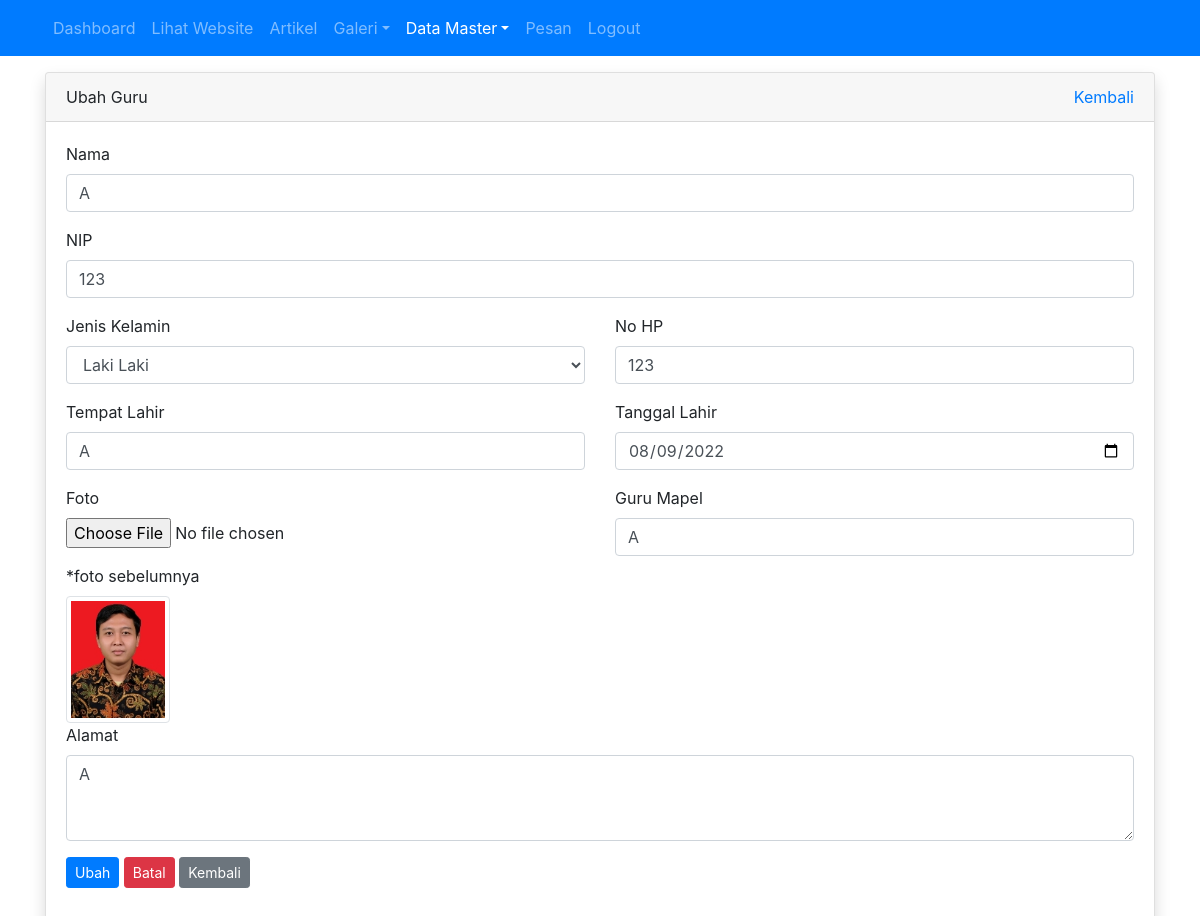
The page /admin/guru/ubah.php?id=24 (signed in) on the database its author committed.
### tables this page shows
CREATE TABLE `tbl_guru` (
  `id` int(11) NOT NULL,
  `nama` varchar(100) DEFAULT NULL,
  `nip` int(10) DEFAULT NULL,
  `jenis_kelamin` enum('L','P') DEFAULT NULL,
  `no_hp` varchar(12) DEFAULT NULL,
  `tempat_lahir` varchar(50) DEFAULT NULL,
  `tanggal_lahir` date DEFAULT NULL,
  `mata_pelajaran` varchar(50) DEFAULT NULL,
  `alamat` varchar(100) DEFAULT NULL,
  `foto` varchar(100) DEFAULT NULL
);

### admin/guru/ubah.php (the view, shortened to what this page needs)
<?php
require_once '../../koneksi.php';
$id = $_GET['id'];
$query = mysqli_query($koneksi, "SELECT * FROM tbl_guru WHERE id = $id");
$guru = mysqli_fetch_assoc($query);
?>
<!DOCTYPE html>
<html>
<head>
	<link rel="stylesheet" href="../../resources/css/bootstrap.min.css">
</head>
<body>
	<?php require_once '../navbar.php'; ?>
	<div class="container mt-3">
		<div class="row">
			<div class="col">
				<div class="card shadow">
					<div class="card-header">
						<div class="clearfix">
							<div class="float-left">
								Ubah Guru
							</div>
							<div class="float-right">
								<a href="index.php">Kembali</a>
							</div>
						</div>
					</div>
					<div class="card-body">
						<form method="POST" action="proses_ubah.php?id=<?= $guru['id'] ?>" enctype="multipart/form-data">
							<div class="form-group">
								<label for="nama">Nama</label>
								<input type="text" value="<?= $guru['nama'] ?>" class="form-control" id="nama" placeholder="nama" autocomplete="off" required="required" name="nama">
							</div>
							<div class="form-group">
								<label for="nip">NIP</label>
								<input type="number" value="<?= $guru['nip'] ?>" class="form-control" id="nip" placeholder="nip" autocomplete="off" required="required" name="nip">
							</div>
							<div class="row">
								<div class="col">
									<div class="form-group">
										<label for="jenis_kelamin">Jenis Kelamin</label>
										<select name="jenis_kelamin" id="jenis_kelamin" class="form-control">
											<option value="L" <?= $guru['jenis_kelamin'] == 'L' ? 'selected' : '' ?>>Laki Laki</option>
										</select>
									</div>
								</div>
								<div class="col">
									<div class="form-group">
										<label for="no_hp">No HP</label>
										<input type="text" value="<?= $guru['no_hp'] ?>" class="form-control" id="no_hp" placeholder="no hp" autocomplete="off" required="required" name="no_hp">
									</div>
								</div>
							</div>
							<div class="row">
								<div class="col">
									<div class="form-group">
										<label for="tempat_lahir">Tempat Lahir</label>
										<input type="text" value="<?= $guru['tempat_lahir'] ?>" class="form-control" id="tempat_lahir" placeholder="tempat lahir" autocomplete="off" required="required" name="tempat_lahir">
									</div>
								</div>
								<div class="col">
									<div class="form-group">
										<label for="tanggal_lahir">Tanggal Lahir</label>
										<input type="date" value="<?= $guru['tanggal_lahir'] ?>" class="form-control" id="tanggal_lahir" placeholder="tanggal_lahir" autocomplete="off" required="required" name="tanggal_lahir">
									</div>
								</div>
							</div>
							<div class="row">
								<div class="col">
									<div class="form-group">
										<label for="foto">Foto</label>
										<input type="file" class="form-control-file mb-2" id="foto" autocomplete="off" name="foto">
									</div>
									*foto sebelumnya <br>
									<img src="../../images/guru/<?= $guru['foto'] ?>" alt="" width="20%" class="img-thumbnail mt-2">
								</div>
								<div class="col">
									<div class="form-group">
										<label for="mata_pelajaran">Guru Mapel</label>
										<input type="text" value="<?= $guru['mata_pelajaran'] ?>" class="form-control" id="mata_pelajaran" placeholder="mata pelajaran" autocomplete="off" required="required" name="mata_pelajaran">
									</div>
								</div>
							</div>
							<div class="form-group">
								<label for="alamat">Alamat</label>
								<textarea name="alamat" id="alamat" cols="30" rows="3" class="form-control"><?= $guru['alamat'] ?></textarea>
							</div>
							<div class="form-group">
								<button type="submit" class="btn btn-sm btn-primary" name="ubah">Ubah</button>
								<button type="reset" class="btn btn-sm btn-danger" onclick="return confirm('apakah anda yakin?')">Batal</button>
								<a href="index.php" class="btn btn-sm btn-secondary">Kembali</a>
							</div>
						</form>
					</div>
				</div>
			</div>
		</div>
	</div>
</body>
</html>

### rows shown on the page
tbl_guru: nama "A", nip "123", jenis_kelamin "Laki Laki", no_hp "123", tempat_lahir "A", tanggal_lahir "08/09/2022", foto (picture), mata_pelajaran "A", alamat "A"
